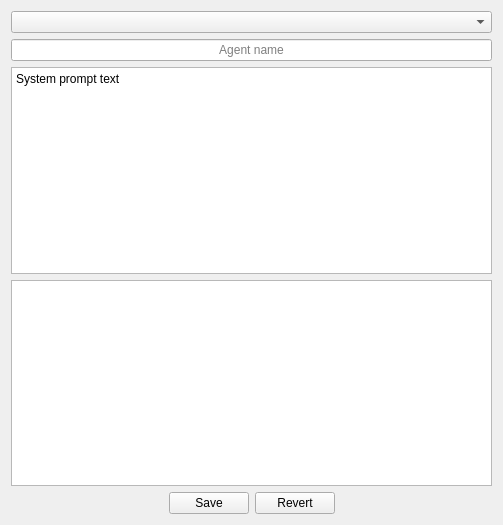
<?xml version="1.0" encoding="UTF-8"?>
<ui version="4.0">
 <class>AgentConfigWidget</class>
 <widget class="QWidget" name="AgentConfigWidget">
  <property name="geometry">
   <rect>
    <x>0</x>
    <y>0</y>
    <width>503</width>
    <height>525</height>
   </rect>
  </property>
  <property name="windowTitle">
   <string>Form</string>
  </property>
  <layout class="QVBoxLayout" name="verticalLayout">
   <item>
    <widget class="QComboBox" name="comboBoxAISelector"/>
   </item>
   <item>
    <widget class="QLineEdit" name="lineEditAgentName">
     <property name="alignment">
      <set>Qt::AlignCenter</set>
     </property>
     <property name="placeholderText">
      <string>Agent name</string>
     </property>
    </widget>
   </item>
   <item>
    <widget class="QPlainTextEdit" name="plainTextEditSystemPrompt">
     <property name="plainText">
      <string>System prompt text</string>
     </property>
    </widget>
   </item>
   <item>
    <widget class="QTableView" name="tableViewParameters"/>
   </item>
   <item>
    <layout class="QHBoxLayout" name="horizontalLayout">
     <item>
      <spacer name="horizontalSpacer">
       <property name="orientation">
        <enum>Qt::Horizontal</enum>
       </property>
       <property name="sizeHint" stdset="0">
        <size>
         <width>40</width>
         <height>20</height>
        </size>
       </property>
      </spacer>
     </item>
     <item>
      <widget class="QPushButton" name="pushButtonConfirm">
       <property name="text">
        <string>Save</string>
       </property>
      </widget>
     </item>
     <item>
      <widget class="QPushButton" name="pushButtonRevert">
       <property name="text">
        <string>Revert</string>
       </property>
      </widget>
     </item>
     <item>
      <spacer name="horizontalSpacer_2">
       <property name="orientation">
        <enum>Qt::Horizontal</enum>
       </property>
       <property name="sizeHint" stdset="0">
        <size>
         <width>40</width>
         <height>20</height>
        </size>
       </property>
      </spacer>
     </item>
    </layout>
   </item>
  </layout>
 </widget>
 <resources/>
 <connections/>
</ui>
